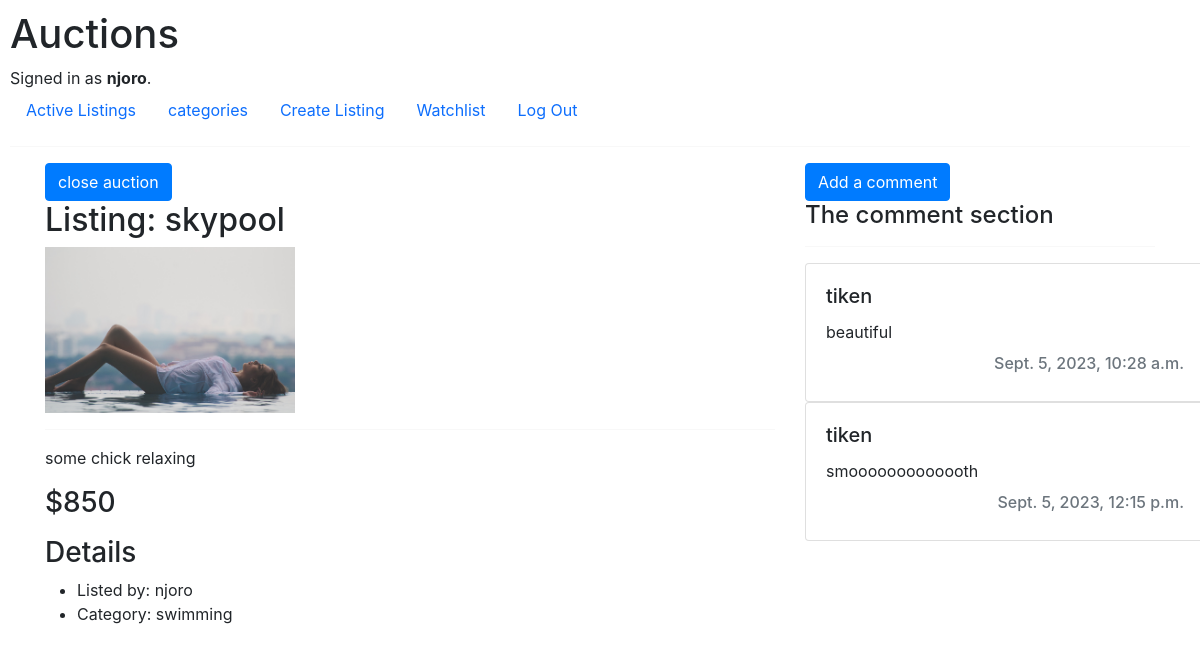
Before: /listings/4 (signed in) with the older database file.
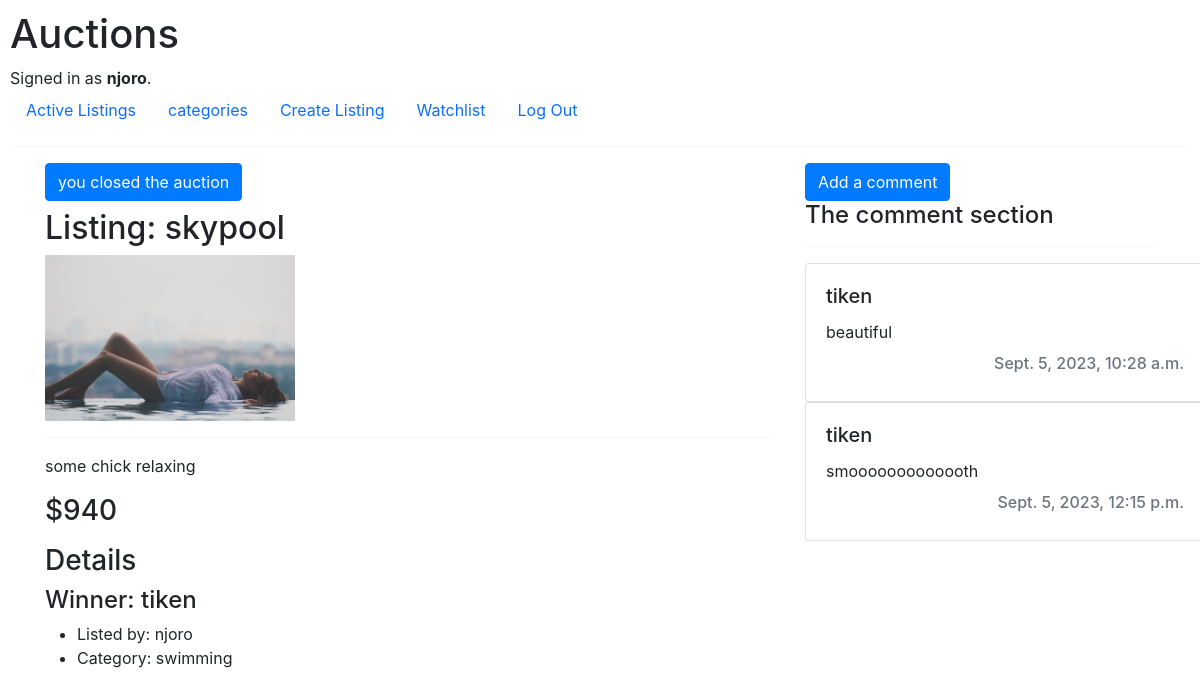
After: the same page with the newer database file.
### auctions/models.py (models this page shows)
class User(AbstractUser):
    pass

### auctions/views.py (the view)
# urls.py: path("listings/<int:obj_id>", views.listing, name="listings"),
def listing(request, obj_id):
    listing = auction_listing.objects.get(id=obj_id)
    print("----------------listing--------------")
    print(listing)
    print(listing.id)
    print("--------------bid print with id----------------------")
    bid_queryset = bids.objects.filter(product=listing)
    bid_ids = [bid.id for bid in bid_queryset]
    print(bid_ids)
    print("-------------------------------------")
    form = bidForm()
    comments_form = commentsForm()
    print("-----------comment section-----------")
    comment_section = False
    if comments.objects.filter(product=listing):
        comment_section = comments.objects.filter(product=listing)
    print(comments.objects.all())
    print("-----------------------------------------")
    watching = False
    if watchlist.objects.all() is not None:
        if watchlist.objects.filter(watcher=request.user, product=listing):
            watching = True
    creator = False
    if request.user == listing.creator:
        creator = True
    is_bid_open = listing.bid_open
    winner = None
    user_winner = None
    message = None
    paid = None
    max_bidder = None
    mpesa_form = mpesaForm()
    if not is_bid_open:
        winning_bid = max([bid.bid_amount for bid in bid_queryset])
        winner_bid = bids.objects.filter(bid_amount=winning_bid)
        for win in winner_bid:
            winner = win.bidder
    if bids.objects.filter(product=listing):
        largest_bid = max([bid.bid_amount for bid in bid_queryset])
        largest_bidder = bids.objects.filter(bid_amount=largest_bid)
        for large_bidder in largest_bidder:
            if large_bidder.bidder != creator:
                max_bidder = large_bidder.bidder
    if request.user == winner:
        user_winner = True
    paid_prod = mpesa.objects.filter(product=listing)
    if paid_prod:
        paid = True
    num_of_bids = len(bid_ids)
    max_bid = max([bid.bid_amount for bid in bid_queryset])
    print("-----max-----", max_bid)
    return render(request, "auctions/listing.html", {
        "listing": listing,
        "max_bid": max_bid,
        "watching": watching,
        "creator": creator,
        "winner": winner,
        "user_winner": user_winner,
        "max_bidder": max_bidder,
        "mpesa_form": mpesa_form,
        "paid": paid,
        "is_bid_open": is_bid_open,
        "num_of_bids": num_of_bids,
        "the_comments": comment_section,
        "form": form,
        "comment_form": comments_form
    })

### auctions/models.py (called while the page is built)
    def __str__(self):
        return f"{self.title} id:{self.id} time: {self.timestamp.strftime('%B %d, %Y %H:%M:%S')}"

### auctions/templates/auctions/listing.html (shortened to what this page needs)
{% extends "auctions/layout.html" %}
{% load static %}
{% block body %}
{% if listing %}
    <div class="row align-items-start">
        <div class="col-8">
            {% if is_bid_open %}
                {% if creator %}
                        <form action="{% url 'close_auction' listing.id %}" id="listingStatus" method="post">
                            <button type="submit" class="btn btn-primary">close auction</button>
                        </form>
                    {% elif watching %}
                        <form action="{% url 'rmv_from_watchlist' listing.id %}" id="watchlistForm" method="post">
                            {% csrf_token %}
                            <button type="submit" class="btn btn-primary">remove from watchlist</button>
                        </form>
                    {% else %}
                        <form action="{% url 'item_watchlist' listing.id %}" id="watchlistForm" method="post">
                            {% csrf_token %}
                            <button type="submit" class="btn btn-primary">add to watchlist</button>
                        </form>
                {% endif %}
            {% else %}
                {% if creator %}
                    <h1 class="text-center btn btn-primary">you closed the auction</h1>
                {% else %}
                    <h1 class="text-center btn btn-primary">the auction is closed</h1>
                {% endif %}
            {% endif %}
            <h2>Listing: {{ listing.title }}</h2>
            <img src="{% static 'auctions/' %}{{listing.title}}.jpg" alt="{{ listing.image_url }}" class="img-fluid pic"><br>
            <hr>
            <p>{{ listing.description }}</p>
            <h3><p>${{ max_bid }} </p></h3>
            <h3>Details</h3>
            {% if winner is not None %}
                <h4>Winner: {{ winner }}</h4>
            {% endif %}
            <ul>
                <li>Listed by: {{listing.creator}}</li>
                <li>Category: {{listing.category}}</li>
            </ul>
        </div>
        <div class="col-4 second">
            <button type="button" class="btn btn-primary" data-bs-toggle="modal" data-bs-target="#exampleModal">
                Add a comment
            </button>
            <h4>The comment section</h4>
            <hr>
            {% if the_comments %}
            {% for a_comment in the_comments %}
            <div class="card" style="width: 25rem;">
                <div class="card-body">
                    <h5 class="card-title">{{ a_comment.commenter }}</h5>
                    <p class="p_comments">{{ a_comment.the_comment }}</p>
                    <h6 class="card-subtitle mb-2 text-muted timestamp">{{ a_comment.timestamp }}</h6>
                </div>
            </div>
            {% endfor %}
            {% else %}
                <h1>There are no comments yet</h1>
            {% endif %}
        </div>
        {% else %}
            <h1 class="text-center" >Product Not Found</h1>
    </div>
{% endif %}
{% endblock %}

Changed rows visible on the page:
now on this page (row edited): User: username "tiken"
Other visible differences:
{{ max_bid }}: "850" → "940"
text no longer shown: "close auction"
text now shown: "you closed the auction Winner:"
